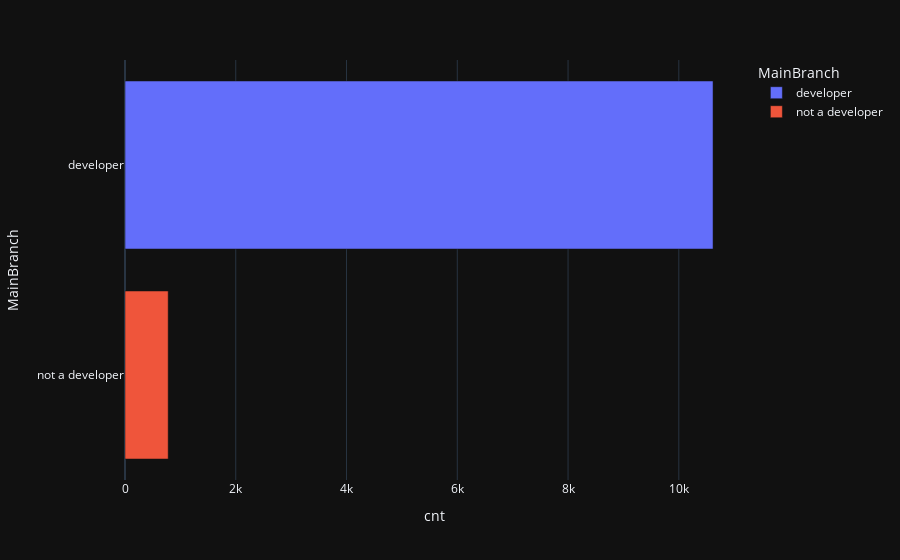

The notebook cell this image was saved under:
### Code cell
#Creating the horizontal bar chart using of MainBranch
df['MainBranch']=np.where(df['MainBranch']=='I am not primarily a developer, but I write code sometimes as part of my work','not a developer',np.where(df['MainBranch']=='I am a developer by profession','developer',None))
fig = px.bar(df,y='MainBranch',x='cnt',color='MainBranch')
fig.layout.template='plotly_dark'
fig.show()

### Figure 1 — Plotly figure (JSON) as saved in the notebook; plotly's stock layout.template omitted (floating-point values rounded to 4 significant figures)
{"data": [{"alignmentgroup": "True", "hovertemplate": "MainBranch=%{y}<br>cnt=%{x}<extra></extra>", "legendgroup": "developer", "marker": {"color": "#636efa", "pattern": {"shape": ""}}, "name": "developer", "offsetgroup": "developer", "orientation": "h", "showlegend": true, "textposition": "auto", "type": "bar", "x": [10618], "xaxis": "x", "y": ["developer"], "yaxis": "y"}, {"alignmentgroup": "True", "hovertemplate": "MainBranch=%{y}<br>cnt=%{x}<extra></extra>", "legendgroup": "not a developer", "marker": {"color": "#EF553B", "pattern": {"shape": ""}}, "name": "not a developer", "offsetgroup": "not a developer", "orientation": "h", "showlegend": true, "textposition": "auto", "type": "bar", "x": [780], "xaxis": "x", "y": ["not a developer"], "yaxis": "y"}], "layout": {"barmode": "relative", "legend": {"title": {"text": "MainBranch"}, "tracegroupgap": 0}, "margin": {"t": 60}, "xaxis": {"anchor": "y", "domain": [0, 1], "title": {"text": "cnt"}}, "yaxis": {"anchor": "x", "categoryarray": ["not a developer", "developer"], "categoryorder": "array", "domain": [0, 1], "title": {"text": "MainBranch"}}}}
